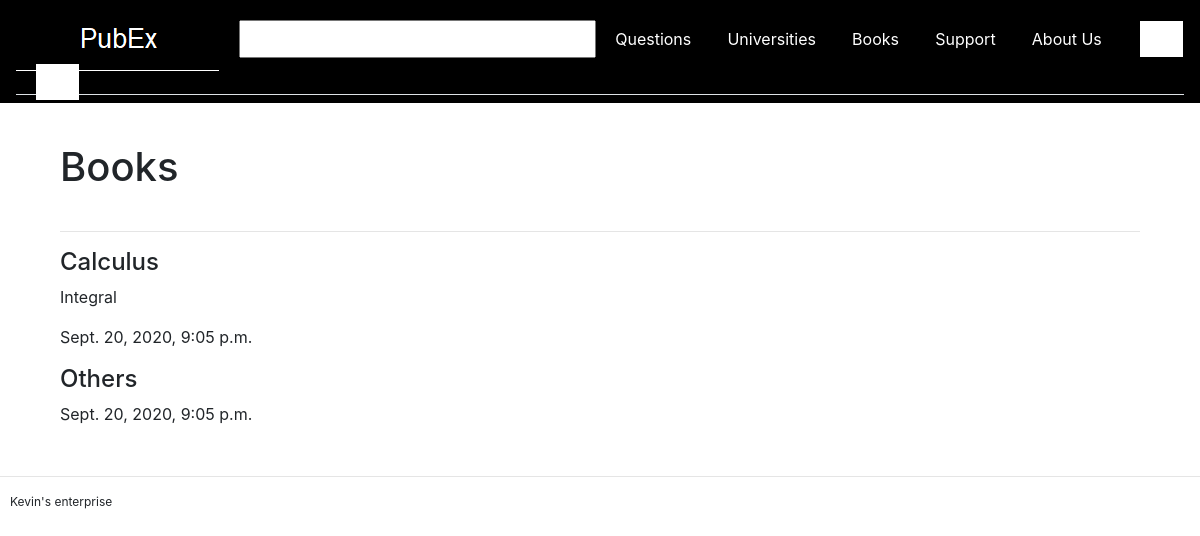
The app's page /books, older data.
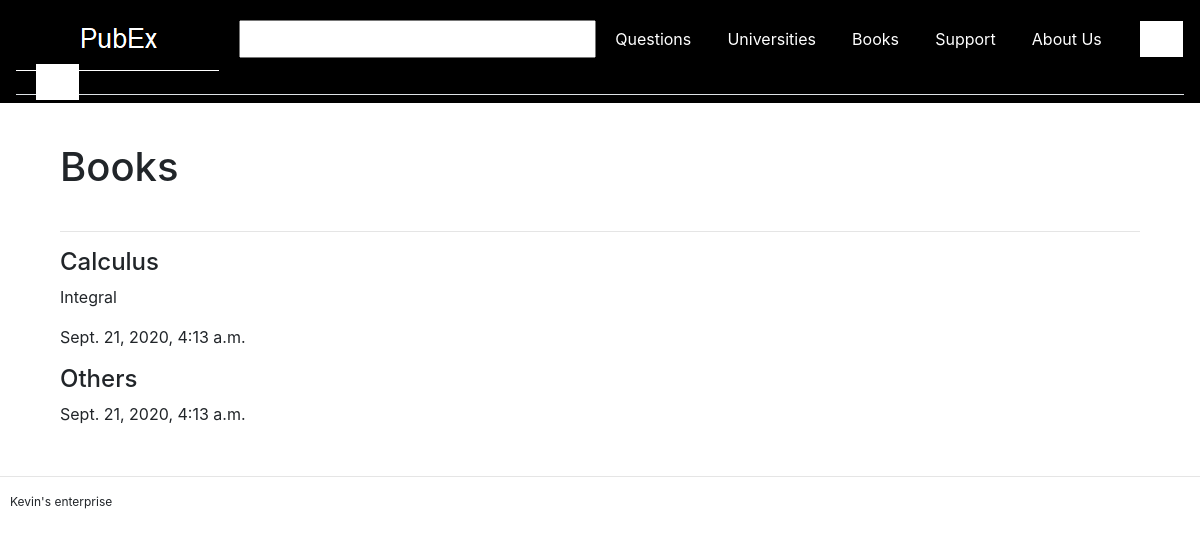
The same page, newer data.
### base/models.py (models this page shows, shortened)
class Book(models.Model):
    date_created = models.DateTimeField(auto_now_add=True, null=True)
    title = models.CharField(max_length=100)
    note = models.CharField(max_length=400, blank=True, null=True)
    like_count = models.IntegerField(default=0, blank=True)
    deslike_count = models.IntegerField(default=0, blank=True)
    questions = models.ManyToManyField(Question, blank=True)
    subject = models.ManyToManyField(Subject, blank=True)
    users = models.ManyToManyField(UserPermission, blank=True)
    commentaries = models.ManyToManyField(Commentary, blank=True)
    likes = models.ManyToManyField(Like, blank=True)
    deslikes = models.ManyToManyField(Deslike, blank=True)
    reports = models.ManyToManyField(Report, blank=True)

### base/views.py (the view)
# urls.py: path('books', views.books, name='books'),
def books(request):
	books = Book.objects.all()
	paginator = Paginator(books, 5)
	page = request.GET.get('page')
	try:
		books = paginator.page(page)
	except PageNotAnInteger:
		books = paginator.page(1)
	except EmptyPage:
		books = paginator.page(paginator.num_pages)
	context = {'page':page, 'books':books,}
	return render(request, 'base/books.html', context)

### base/templates/base/books.html (shortened to what this page needs)
{%  extends 'base/main.html' %}
{% block content %}
<div class="container">
    <h1 style="margin-bottom:40px;">Books</h1>
    <hr>
    {% for book in books %}
        <h4>{{book.title}}</h4>
        {% if book.note != None %}
            <p>{{book.note}}</p>
        {% endif %}
        <p>{{book.date_created}}</p>
    {% endfor %}
</div>
{% endblock %}

Row changes from the older to the newer data that the page shows:
changed Book "Calculus": date_created "Sept. 20, 2020, 9:05 p.m." → "Sept. 21, 2020, 4:13 a.m."
changed Book "Others": date_created "Sept. 20, 2020, 9:05 p.m." → "Sept. 21, 2020, 4:13 a.m."
